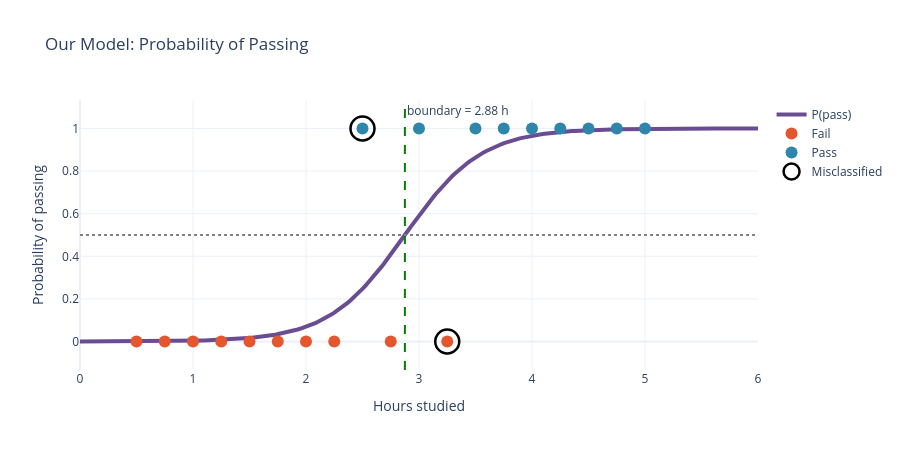

The code cell stored with this chart in its notebook:
### Markdown cell above
**Reading the chart below**  
- **Dots**: real students (red = failed, blue = passed)  
- **Purple S-curve**: our model's probability of passing for any number of hours  
- **Green dashed line**: decision boundary. Right of it → predicted Pass  
- **Circled dots**: the students our model got **wrong**

### Code cell
x_line = np.linspace(0, 6, 300)
wrong = results[results["correct?"] == "NO"]

fig = go.Figure()
fig.add_trace(go.Scatter(x=x_line, y=model.predict_proba(x_line), mode="lines", name="P(pass)",
                         line=dict(color=CURVE_COLOR, width=4)))
for label, name, color in [(0, "Fail", FAIL_COLOR), (1, "Pass", PASS_COLOR)]:
    sub = results[results.actual == label]
    fig.add_trace(go.Scatter(x=sub.hours, y=sub.actual, mode="markers", name=name,
                             marker=dict(size=12, color=color)))
fig.add_trace(go.Scatter(x=wrong.hours, y=wrong.actual, mode="markers", name="Misclassified",
                         marker=dict(size=24, color="rgba(0,0,0,0)", line=dict(width=2.5, color="black"))))
fig.add_vline(x=boundary, line_dash="dash", line_color="green", annotation_text=f"boundary = {boundary:.2f} h")
fig.add_hline(y=0.5, line_dash="dot", line_color="gray")
fig.update_layout(title="Our Model: Probability of Passing", template="plotly_white",
                  xaxis_title="Hours studied", yaxis_title="Probability of passing", height=450)
fig.show()

### Figure 1 — Plotly figure (JSON) as saved in the notebook; plotly's stock layout.template omitted (floating-point values rounded to 4 significant figures; data arrays with more than 128 entries replaced by an {"elided": "..."} marker saying what was removed)
{"data": [{"line": {"color": "#6A4C93", "width": 4}, "mode": "lines", "name": "P(pass)", "type": "scatter", "x": {"elided": "300 float values"}, "y": {"elided": "300 float values"}}, {"marker": {"color": "#E4572E", "size": 12}, "mode": "markers", "name": "Fail", "type": "scatter", "x": [0.5, 0.75, 1.0, 1.25, 1.5, 1.75, 2.0, 2.25, 2.75, 3.25], "y": [0, 0, 0, 0, 0, 0, 0, 0, 0, 0]}, {"marker": {"color": "#2E86AB", "size": 12}, "mode": "markers", "name": "Pass", "type": "scatter", "x": [2.5, 3.0, 3.5, 3.75, 4.0, 4.25, 4.5, 4.75, 5.0], "y": [1, 1, 1, 1, 1, 1, 1, 1, 1]}, {"marker": {"color": "rgba(0,0,0,0)", "line": {"color": "black", "width": 2.5}, "size": 24}, "mode": "markers", "name": "Misclassified", "type": "scatter", "x": [2.5, 3.25], "y": [1, 0]}], "layout": {"annotations": [{"showarrow": false, "text": "boundary = 2.88 h", "x": 2.875, "xanchor": "left", "xref": "x", "y": 1, "yanchor": "top", "yref": "y domain"}], "height": 450, "shapes": [{"line": {"color": "green", "dash": "dash"}, "type": "line", "x0": 2.875, "x1": 2.875, "xref": "x", "y0": 0, "y1": 1, "yref": "y domain"}, {"line": {"color": "gray", "dash": "dot"}, "type": "line", "x0": 0, "x1": 1, "xref": "x domain", "y0": 0.5, "y1": 0.5, "yref": "y"}], "title": {"text": "Our Model: Probability of Passing"}, "xaxis": {"title": {"text": "Hours studied"}}, "yaxis": {"title": {"text": "Probability of passing"}}}}
